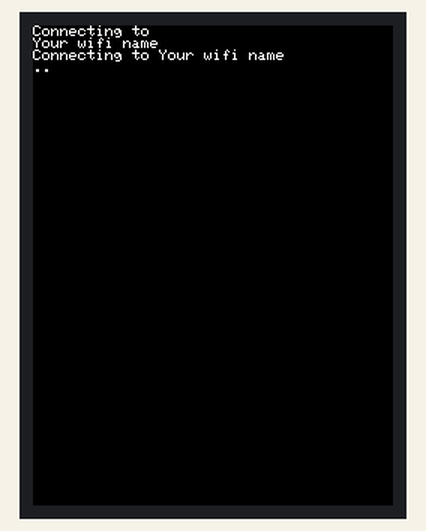
A program run on a simulated ESP32. Shown: 240×320 colour display. WiFi joins after 1.5 s; servers stay silent unless stated.

Above: at 1.8 s.
At 2.8 s:
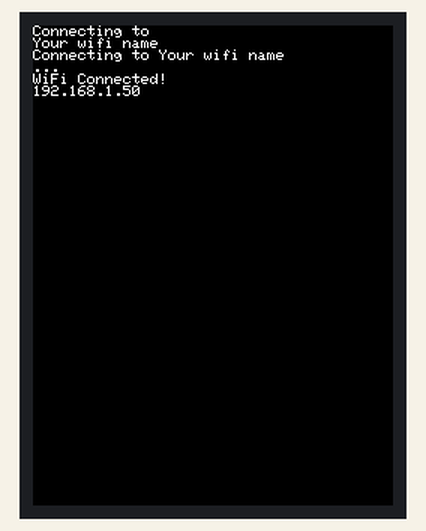
At 5.0 s:
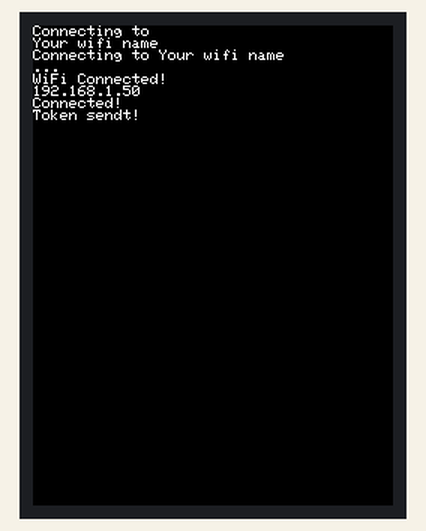

The program:

main.cpp
```cpp
#include <Arduino.h>
#include <WiFi.h>
#include <TFT_eSPI.h>
#include <ArduinoWebsockets.h>
#include <ArduinoJson.h>
// ----------------------------------------------------------------------------
// Configuration file
// ----------------------------------------------------------------------------

// TO DO : Customise your settings in the config file

#include <config/AppConfig.h>

// Display
TFT_eSPI tft = TFT_eSPI();

// TO DO : Add Values or sensors

//Example :

// String status = "LOCKED";

// ----------------------------------------------------------------------------
// Prepare token before send to Hive
// ----------------------------------------------------------------------------

String tokenToJsonString(String token) {
    StaticJsonDocument<256> doc;
    JsonObject token_json = doc.to<JsonObject>();
    token_json["token"] = token;
    String domain_token = "";
    serializeJson(token_json, domain_token);
    return domain_token;
}

// ----------------------------------------------------------------------------
// Display setup
// ----------------------------------------------------------------------------

void initDisplay() {
    tft.init();
    tft.setRotation(0);
    tft.fillScreen(TFT_BLACK);
    tft.setTextColor(TFT_WHITE, TFT_BLACK);
    tft.setTextSize(1);
}

// ----------------------------------------------------------------------------
// Connecting to the WiFi network
// ----------------------------------------------------------------------------

void initWiFi() {
    tft.print("Connecting to ");
    tft.println(WIFI_SSID);

    WiFi.begin(WIFI_SSID, WIFI_PASS);

    while (WiFi.status() != WL_CONNECTED) {
        tft.print(".");
        delay(500);
    }
    tft.println();
    tft.println("WiFi Connected!");
    tft.println(WiFi.localIP().toString().c_str());

    delay(1000);
}

// ----------------------------------------------------------------------------
// Send token
// ----------------------------------------------------------------------------

void sendToken() {
    StaticJsonDocument<256> doc;
    JsonObject message = doc.to<JsonObject>();
    message["token"] = token;
    String payload = "";
    serializeJson(message, payload);
    ws_channel.send(payload);
}

// ----------------------------------------------------------------------------
// Send service url
// ----------------------------------------------------------------------------

void sendServiceURL() {
    StaticJsonDocument<256> doc;
    JsonObject message = doc.to<JsonObject>();
    message["url"] = ws_service + "/" + ws_ghost_id;
    String payload = "";
    serializeJson(message, payload);
    ws_channel.send(payload);
}

// ----------------------------------------------------------------------------
// Send data
// ----------------------------------------------------------------------------

void sendData() {
    StaticJsonDocument<256> doc;
    JsonObject message = doc.to<JsonObject>();

// TO DO : Send Data or sensor values.

//Example :

//  message["STATUS"] = status;
//  String payload = "";
//  serializeJson(message, payload);
//  ws_channel.send(payload);

}

// ----------------------------------------------------------------------------
// Perform Actions
// ----------------------------------------------------------------------------

// TO DO : Perform Actions if needed by your solution .

// Example :

// void do_lock() {
//     status = "LOCKED";
//     tft.fillScreen(TFT_RED);
//     sendData();
// }

// void do_unlock() {
//     status = "UNLOCKED";
//     tft.fillScreen(TFT_GREEN);
//     sendData();
//}

// ----------------------------------------------------------------------------
// Handle incoming messages
// ----------------------------------------------------------------------------

void handleReceivedMessage(String message) {
    DynamicJsonDocument doc(1024);
    DeserializationError error = deserializeJson(doc, message);
    if (error) {
        tft.print(F("deserializeJson() failed: "));
        tft.println(error.f_str());
        return;
    }

//To do : Perform actions when data is coming from the Hive.
// Example :

    // bool lock = doc["RTW"]["LOCK"].as<bool>();
    // if (lock) {
    //     do_lock();
    // }
    // bool unlock = doc["RTW"]["UNLOCK"].as<bool>();
    // if (unlock) {
    //     do_unlock();
    // }
}

// ----------------------------------------------------------------------------
// Handle incoming events
// ----------------------------------------------------------------------------

void onEventsCallback(WebsocketsEvent event, String data) {
    if(event == WebsocketsEvent::ConnectionOpened) {
        tft.println("Connnection Opened");
    } else if(event == WebsocketsEvent::ConnectionClosed) {
        tft.println("Connnection Closed");
    } else if(event == WebsocketsEvent::GotPing) {
        tft.println("Got a Ping!");
    } else if(event == WebsocketsEvent::GotPong) {
        tft.println("Got a Pong!");
    }
}

// ----------------------------------------------------------------------------
// Init WebSocket connection for reading
// ----------------------------------------------------------------------------

void initWSChannel() {
    ws_channel.onMessage([&](WebsocketsMessage message) {
        handleReceivedMessage(message.data());
    });
    ws_channel.onEvent(onEventsCallback);

    ws_channel.setCACert(cert);

    bool connected = ws_channel.connect(ws_url);
    if(connected) {
        tft.println("Connected!");
        sendToken();
        tft.println("Token sendt!");
        delay(1000);
        sendServiceURL();
    } else {
        tft.println("Not Connected!");
        tft.println("Please restart the device");
    }
}


void setup() {
    pinMode(0, INPUT_PULLUP);
    pinMode(35, INPUT);

    Serial.begin(115200);
    delay(1000);

    initDisplay();

    tft.println("Connecting to");
    tft.println(WIFI_SSID);

    initWiFi();
    delay(1000);

    initWSChannel();

    tft.fillScreen(TFT_RED);
}

void loop() {
    // let the websockets client check for incoming messages
    if(ws_channel.available()) {
        ws_channel.poll();
    }

// TO DO : Read Data from the sensors and perform actions

//Example :

    // if(digitalRead(0)==0) {
    //     do_lock();
    // }
    // if(digitalRead(35)==0) {
    //     do_unlock();
    // }
    // delay(100);
}
```

AppConfig.h
```cpp
#ifndef APPCONFIG_H
#define APPCONFIG_H
#include <Arduino.h>
const char* WIFI_SSID = "Your wifi name";
const char* WIFI_PASS = "Your wifi passwd";

using namespace websockets;
WebsocketsClient ws_channel;

const String token = "aToken_36d8715e3531fd8e8c01fcbfd26bf5af1908e14f15014d2d14817b568bc0bb0e"; // TOKEN
const String ws_hostname = "wss://websocket.cioty.com/"; // DO NOT CHANGE
const String ws_service = "{{subdomain}}/{{servicename}}"; // SUBDOMAIN / SERVICE NAME
const String ws_ghost_id = "1";   // GHOST ID
const String ws_action = "/channel";
const String ws_url = ws_hostname + ws_service + "/" + ws_ghost_id +  ws_action; // FOLLOW THIS LINK FOR MORE INFO: https://github.com/NornirAS/HACKATHON_2023/blob/0a2fcf703e0345b2551034bf56d25ccf6ebec10b/WEBSOCKET.md

const char cert[] PROGMEM = \
"-----BEGIN CERTIFICATE-----\n" \
"MIIFFjCCAv6gAwIBAgIRAJErCErPDBinU/bWLiWnX1owDQYJKoZIhvcNAQELBQAw\n" \
"TzELMAkGA1UEBhMCVVMxKTAnBgNVBAoTIEludGVybmV0IFNlY3VyaXR5IFJlc2Vh\n" \
"cmNoIEdyb3VwMRUwEwYDVQQDEwxJU1JHIFJvb3QgWDEwHhcNMjAwOTA0MDAwMDAw\n" \
"WhcNMjUwOTE1MTYwMDAwWjAyMQswCQYDVQQGEwJVUzEWMBQGA1UEChMNTGV0J3Mg\n" \
"RW5jcnlwdDELMAkGA1UEAxMCUjMwggEiMA0GCSqGSIb3DQEBAQUAA4IBDwAwggEK\n" \
"AoIBAQC7AhUozPaglNMPEuyNVZLD+ILxmaZ6QoinXSaqtSu5xUyxr45r+XXIo9cP\n" \
"R5QUVTVXjJ6oojkZ9YI8QqlObvU7wy7bjcCwXPNZOOftz2nwWgsbvsCUJCWH+jdx\n" \
"sxPnHKzhm+/b5DtFUkWWqcFTzjTIUu61ru2P3mBw4qVUq7ZtDpelQDRrK9O8Zutm\n" \
"NHz6a4uPVymZ+DAXXbpyb/uBxa3Shlg9F8fnCbvxK/eG3MHacV3URuPMrSXBiLxg\n" \
"Z3Vms/EY96Jc5lP/Ooi2R6X/ExjqmAl3P51T+c8B5fWmcBcUr2Ok/5mzk53cU6cG\n" \
"/kiFHaFpriV1uxPMUgP17VGhi9sVAgMBAAGjggEIMIIBBDAOBgNVHQ8BAf8EBAMC\n" \
"AYYwHQYDVR0lBBYwFAYIKwYBBQUHAwIGCCsGAQUFBwMBMBIGA1UdEwEB/wQIMAYB\n" \
"Af8CAQAwHQYDVR0OBBYEFBQusxe3WFbLrlAJQOYfr52LFMLGMB8GA1UdIwQYMBaA\n" \
"FHm0WeZ7tuXkAXOACIjIGlj26ZtuMDIGCCsGAQUFBwEBBCYwJDAiBggrBgEFBQcw\n" \
"AoYWaHR0cDovL3gxLmkubGVuY3Iub3JnLzAnBgNVHR8EIDAeMBygGqAYhhZodHRw\n" \
"Oi8veDEuYy5sZW5jci5vcmcvMCIGA1UdIAQbMBkwCAYGZ4EMAQIBMA0GCysGAQQB\n" \
"gt8TAQEBMA0GCSqGSIb3DQEBCwUAA4ICAQCFyk5HPqP3hUSFvNVneLKYY611TR6W\n" \
"PTNlclQtgaDqw+34IL9fzLdwALduO/ZelN7kIJ+m74uyA+eitRY8kc607TkC53wl\n" \
"ikfmZW4/RvTZ8M6UK+5UzhK8jCdLuMGYL6KvzXGRSgi3yLgjewQtCPkIVz6D2QQz\n" \
"CkcheAmCJ8MqyJu5zlzyZMjAvnnAT45tRAxekrsu94sQ4egdRCnbWSDtY7kh+BIm\n" \
"lJNXoB1lBMEKIq4QDUOXoRgffuDghje1WrG9ML+Hbisq/yFOGwXD9RiX8F6sw6W4\n" \
"avAuvDszue5L3sz85K+EC4Y/wFVDNvZo4TYXao6Z0f+lQKc0t8DQYzk1OXVu8rp2\n" \
"yJMC6alLbBfODALZvYH7n7do1AZls4I9d1P4jnkDrQoxB3UqQ9hVl3LEKQ73xF1O\n" \
"yK5GhDDX8oVfGKF5u+decIsH4YaTw7mP3GFxJSqv3+0lUFJoi5Lc5da149p90Ids\n" \
"hCExroL1+7mryIkXPeFM5TgO9r0rvZaBFOvV2z0gp35Z0+L4WPlbuEjN/lxPFin+\n" \
"HlUjr8gRsI3qfJOQFy/9rKIJR0Y/8Omwt/8oTWgy1mdeHmmjk7j1nYsvC9JSQ6Zv\n" \
"MldlTTKB3zhThV1+XWYp6rjd5JW1zbVWEkLNxE7GJThEUG3szgBVGP7pSWTUTsqX\n" \
"nLRbwHOoq7hHwg==\n" \
"-----END CERTIFICATE-----\n";

#endif
```

Measured:
- what the display in image 1 shows lasts 2.2 s, from 2.7 s to 4.9 s
- what the display in image 2 shows lasts 1.0 s, from 4.9 s to 5.9 s
